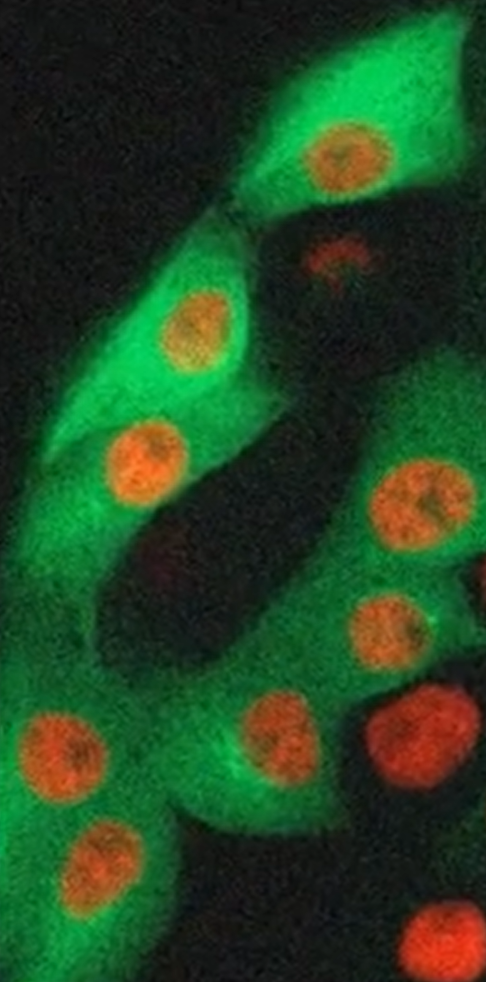
#> input picture notebooks/fluorescenceImage.jpg, 486 x 982 px
$ jupyter execute 7.denoisingImages.ipynb
#> lines starting #> are read from the running program, lines starting #| are printed output that depends on the picture; long printed decimals are rounded
# Image Denoising Filters
*Gaussian, Median, and Non-Local Means Denoising Explained*

---

## Introduction

In practice, microscopists often face a trade-off between:
- **Imaging speed**
- **Signal-to-noise ratio (SNR)**

While publication-quality images are ideal, many workflows only require **sufficient image quality** to extract quantitative information such as:
- Distribution of mitochondria or nuclei
- Inclusion bodies
- Mineral phases in material or geological samples

If the same information can be extracted from **lower SNR images**, faster acquisition is often the better choice. As a result, **noise is unavoidable**, and learning how to handle it is essential.

---

## What Is Image Denoising?

Digital image denoising is fundamentally based on **convolution**.

### Convolution in Simple Terms

- An image is a large matrix of numbers
- A **kernel** (or filter) is a small matrix (e.g., 3×3 or 5×5)
- Convolution slides the kernel across the image and combines values locally

Depending on the kernel, convolution can:
- Smooth noise
- Preserve or blur edges
- Enhance or suppress features

---

## Linear vs Non-Linear Filters

### Linear Filters
- Use weighted averaging
- Example: **Gaussian filter**
- Tend to blur noise *and* edges

### Non-Linear Filters
- Use rank-based or pattern-based operations
- Example: **Median filter**, **Non-Local Means**
- Often preserve edges better

In this notebook, we examine three filters:
1. Gaussian filter
2. Median filter
3. Non-Local Means (NLM) denoising

---

## Gaussian Kernel: Conceptual Overview

A **Gaussian kernel** is a 2D bell-shaped surface:
- Highest weight at the center
- Weights decrease smoothly toward the edges
- All values sum to **1**, preserving image energy

Visually, think of it as a smooth hill:
- Central pixel contributes most
- Neighbors contribute less as distance increases

Bell-shaped kernel:

How kernel works:

---

## Example Image

We use a **fluorescence microscopy image** with substantial noise:
- High background fluctuations
- Important edges (e.g., nuclei boundaries) must be preserved

---

### Read the Image

[cell 1]
from skimage import io

img = io.imread("fluorescenceImage.jpg")
#> img is the input picture: shape (982, 486, 4); mean R, G, B, A 36.2, 69.4, 35.3, 255

### Gaussian Denoising (SciPy)

Gaussian filtering is available in `scipy.ndimage`.

[cell 2]
from scipy import ndimage

gaussian_image = ndimage.gaussian_filter(img, sigma=1)
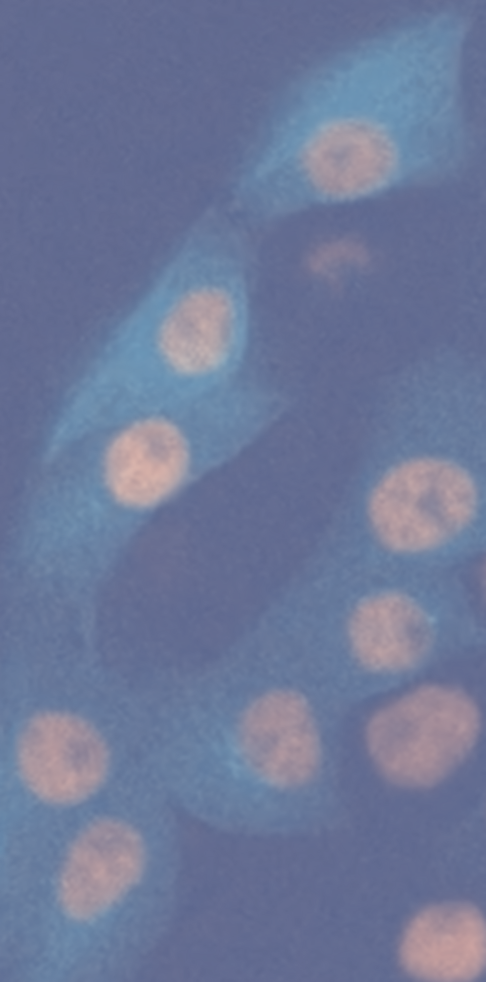
#> gaussian_image: shape (982, 486, 4); mean R, G, B, A 45.5, 60.7, 107.4, 177.2; transparent parts drawn white

You can see how the sigma value affect the kernel:

Now let's see the results:

[cell 3]
import matplotlib.pyplot as plt

plt.figure(figsize=(6, 7))

plt.subplot(1, 2, 1)
plt.imshow(img)
plt.axis("off")
plt.title("Original image")

plt.subplot(1, 2, 2)
plt.imshow(gaussian_image)
plt.axis("off")
plt.title("Gaussian image")


plt.tight_layout()
plt.show()
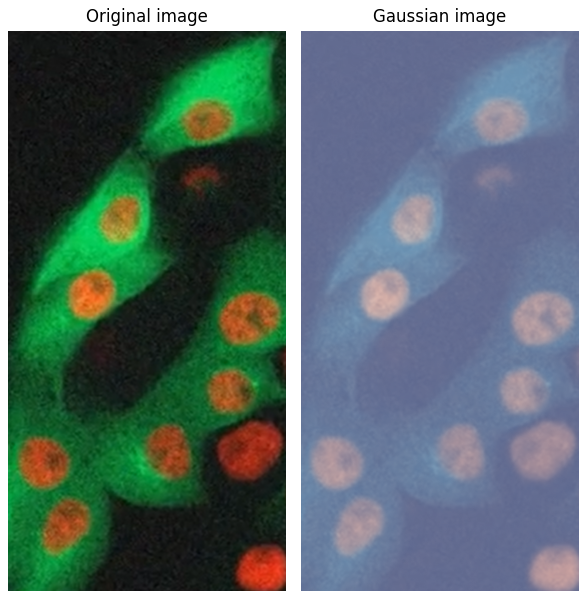
#> figure drawn by matplotlib, 2 panels

Observation:

- Noise is significantly reduced
- Edges are blurred
- Fine structural details are lost

👉 Gaussian filtering is often not ideal for microscopy segmentation tasks.

---

### Median Filtering

The median filter replaces each pixel with the median value in a local window.

Key Properties
- Non-linear filter
- Preserves edges well
- Excellent for salt-and-pepper and shot noise

#### Apply Median Filter

[cell 4]
median_image = ndimage.median_filter(img, size=3)
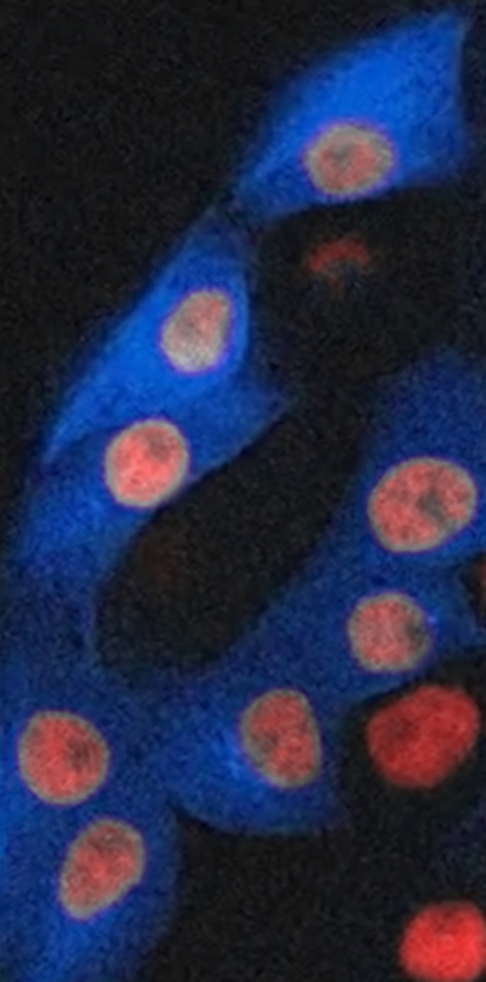
#> median_image: shape (982, 486, 4); mean R, G, B, A 37, 41.7, 69.6, 255

plt.figure(figsize=(6, 7))

plt.subplot(1, 2, 1)
plt.imshow(img)
plt.axis("off")
plt.title("Original image")

plt.subplot(1, 2, 2)
plt.imshow(median_image)
plt.axis("off")
plt.title("Median image")


plt.tight_layout()
plt.show()
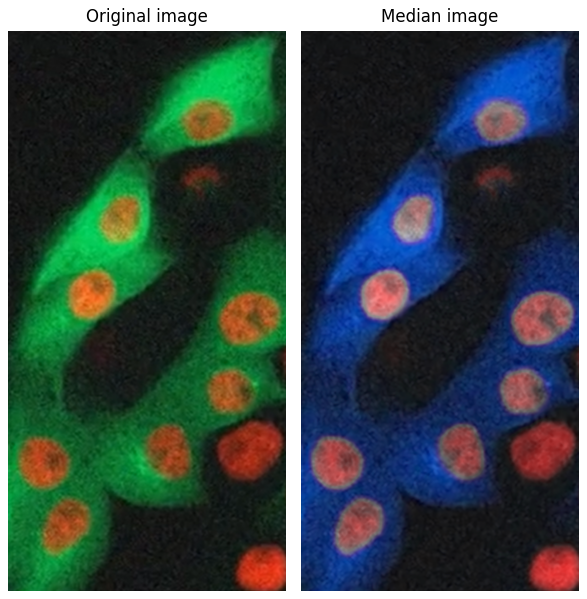
#> figure drawn by matplotlib, 2 panels

#### Increasing Kernel Size

[cell 5]
median_image = ndimage.median_filter(img, size=8)
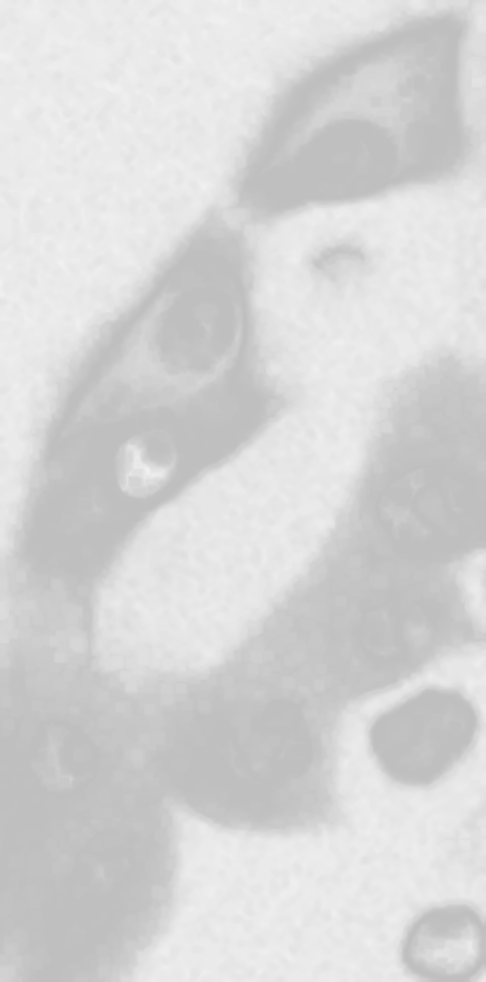
#> median_image: shape (982, 486, 4); mean R, G, B, A 69.6, 69.6, 69.6, 69.6; transparent parts drawn white

plt.figure(figsize=(6, 7))

plt.subplot(1, 2, 1)
plt.imshow(img)
plt.axis("off")
plt.title("Original image")

plt.subplot(1, 2, 2)
plt.imshow(median_image)
plt.axis("off")
plt.title("Median image")


plt.tight_layout()
plt.show()

Observation:

Kernel size 3×3:
- Excellent noise reduction
- Edges preserved

Kernel size 8×8:
- Slight edge degradation
- Minimal improvement over 3×3

👉 3×3 median filtering is often a strong default choice.

---

### Non-Local Means (NLM) Denoising

#### Why Non-Local Means?

Unlike local filters, Non-Local Means:
- Searches for similar patches across the entire image
- Averages pixels based on pattern similarity, not proximity
- Preserves textures and edges extremely well

This makes NLM ideal for:
- Fluorescence microscopy
- Electron microscopy
- CT images
- High-ISO camera images

#### Required Functions

[cell 6]
from skimage.restoration import denoise_nl_means, estimate_sigma
from skimage import img_as_float
import numpy as np

#### Convert Image to Float

[cell 7]
img_float = img_as_float(img)

#### Estimate Noise Level

[cell 8]
sigma_est = np.mean(estimate_sigma(img_float, channel_axis=-1))
#> sigma_est = 0.00116
print(sigma_est)
#| 0.001157

#### Apply Non-Local Means

[cell 9]
nlm_image = denoise_nl_means(
    img_float,
    h=25 * sigma_est,      # ← stronger denoising
    patch_size=5,
    patch_distance=7,       # ← larger search window
    channel_axis=-1,        # ← CRITICAL FIX
    fast_mode=True
)

Why `fast_mode=True`?
- Up to 10× faster
- Minimal difference in output quality
- Highly recommended for batch processing

[cell 10]
plt.figure(figsize=(6, 7))

plt.subplot(1, 2, 1)
plt.imshow(img)
plt.axis("off")
plt.title("Original image")

plt.subplot(1, 2, 2)
plt.imshow(nlm_image)
plt.axis("off")
plt.title("NLM image")


plt.tight_layout()
plt.show()

$ run again, with notebooks/8.noisyCT.jpg copied over notebooks/fluorescenceImage.jpg
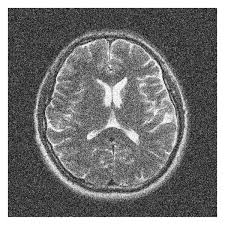
#> input picture notebooks/8.noisyCT.jpg, 225 x 225 px
#> img is the input picture: shape (225, 225, 3); min 0, max 255, mean 119.5
#> `median_image = ndimage.median_filter(img, size=8)`:
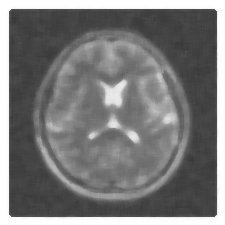
#> median_image: shape (225, 225, 3); min 55, max 255, mean 120.9
#> sigma_est = 0.061
#| 0.06096
#> `nlm_image = denoise_nl_means( img_float, h=25 * sigma_est,`:
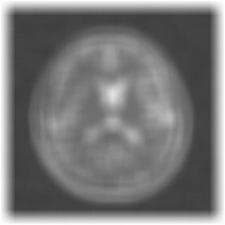
#> nlm_image: shape (225, 225, 3) float64; min 0.244, max 1, mean 0.468

$ run again, with notebooks/doplerUS.jpg copied over notebooks/fluorescenceImage.jpg
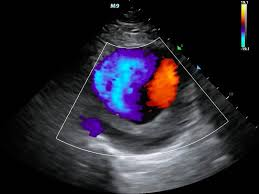
#> input picture notebooks/doplerUS.jpg, 259 x 194 px
#> img is the input picture: shape (194, 259, 3); mean R, G, B 41.1, 38.6, 47.6
#> `plt.show()`:
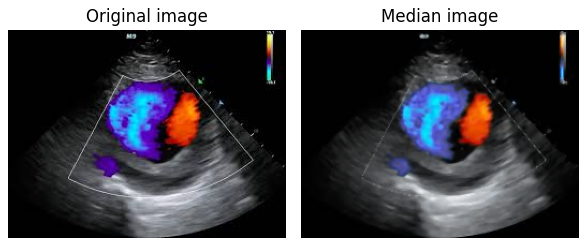
#> figure drawn by matplotlib, 2 panels
#> `median_image = ndimage.median_filter(img, size=8)`:
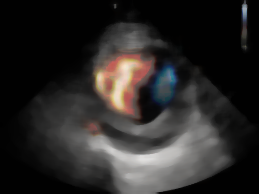
#> median_image: shape (194, 259, 3); mean R, G, B 42.4, 40.1, 39
#> sigma_est = 0.00168
#| 0.001678

$ run again, with notebooks/doplerUS1.jpg copied over notebooks/fluorescenceImage.jpg
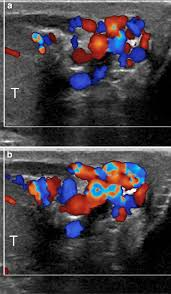
#> input picture notebooks/doplerUS1.jpg, 171 x 294 px
#> img is the input picture: shape (294, 171, 3); mean R, G, B 67.4, 61.6, 67.9
#> `median_image = ndimage.median_filter(img, size=8)`:
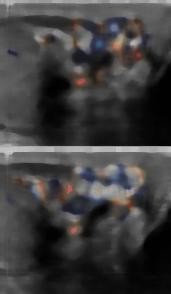
#> median_image: shape (294, 171, 3); mean R, G, B 62.3, 61.2, 61.3
#> sigma_est = 0.00712
#| 0.007116
#> `nlm_image = denoise_nl_means( img_float, h=25 * sigma_est,`:
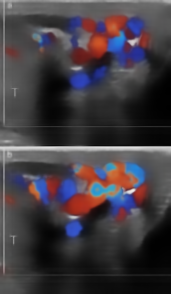
#> nlm_image: shape (294, 171, 3) float64; mean R, G, B 0.258, 0.235, 0.26
